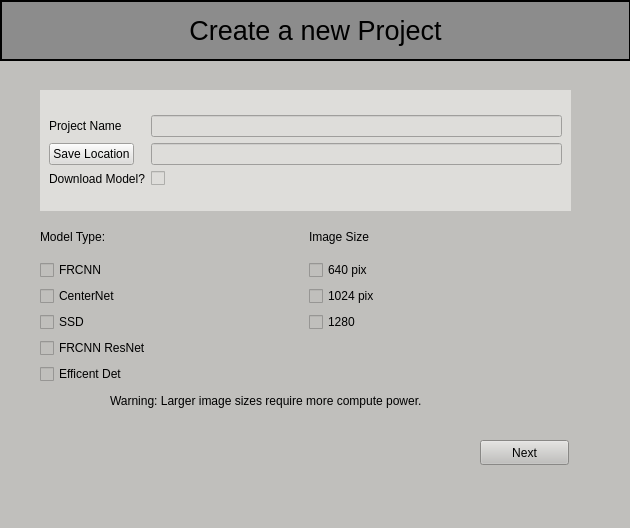
<?xml version="1.0" encoding="UTF-8"?>
<ui version="4.0">
 <class>Dialog</class>
 <widget class="QDialog" name="Dialog">
  <property name="geometry">
   <rect>
    <x>0</x>
    <y>0</y>
    <width>630</width>
    <height>528</height>
   </rect>
  </property>
  <property name="windowTitle">
   <string>Dialog</string>
  </property>
  <property name="styleSheet">
   <string notr="true">background-color: rgb(192, 191, 188);</string>
  </property>
  <widget class="QLabel" name="label">
   <property name="geometry">
    <rect>
     <x>0</x>
     <y>0</y>
     <width>631</width>
     <height>61</height>
    </rect>
   </property>
   <property name="font">
    <font>
     <pointsize>20</pointsize>
    </font>
   </property>
   <property name="styleSheet">
    <string notr="true">background-color: rgb(140, 140, 140);
border: 2px solid black;</string>
   </property>
   <property name="text">
    <string>Create a new Project</string>
   </property>
   <property name="alignment">
    <set>Qt::AlignCenter</set>
   </property>
  </widget>
  <widget class="Line" name="line">
   <property name="geometry">
    <rect>
     <x>30</x>
     <y>180</y>
     <width>531</width>
     <height>20</height>
    </rect>
   </property>
   <property name="orientation">
    <enum>Qt::Horizontal</enum>
   </property>
  </widget>
  <widget class="QLabel" name="label_5">
   <property name="geometry">
    <rect>
     <x>270</x>
     <y>210</y>
     <width>111</width>
     <height>41</height>
    </rect>
   </property>
   <property name="font">
    <font>
     <pointsize>18</pointsize>
    </font>
   </property>
   <property name="text">
    <string>Models</string>
   </property>
  </widget>
  <widget class="QPushButton" name="createbtn">
   <property name="geometry">
    <rect>
     <x>480</x>
     <y>430</y>
     <width>89</width>
     <height>25</height>
    </rect>
   </property>
   <property name="text">
    <string>Create</string>
   </property>
  </widget>
  <widget class="QLabel" name="errortext">
   <property name="geometry">
    <rect>
     <x>50</x>
     <y>430</y>
     <width>67</width>
     <height>17</height>
    </rect>
   </property>
   <property name="text">
    <string>Status: </string>
   </property>
  </widget>
  <widget class="QStackedWidget" name="stackedWidget">
   <property name="geometry">
    <rect>
     <x>30</x>
     <y>70</y>
     <width>561</width>
     <height>411</height>
    </rect>
   </property>
   <widget class="QWidget" name="createProjPage1">
    <widget class="QWidget" name="widget" native="true">
     <property name="geometry">
      <rect>
       <x>0</x>
       <y>0</y>
       <width>551</width>
       <height>411</height>
      </rect>
     </property>
     <widget class="QFrame" name="formFrame">
      <property name="geometry">
       <rect>
        <x>10</x>
        <y>20</y>
        <width>531</width>
        <height>121</height>
       </rect>
      </property>
      <property name="styleSheet">
       <string notr="true">background-color: rgb(222, 221, 218);</string>
      </property>
      <layout class="QFormLayout" name="formLayout">
       <item row="1" column="0">
        <widget class="QLabel" name="label_2">
         <property name="text">
          <string>Project Name</string>
         </property>
        </widget>
       </item>
       <item row="1" column="1">
        <widget class="QLineEdit" name="projectname"/>
       </item>
       <item row="2" column="1">
        <widget class="QLineEdit" name="savelocation"/>
       </item>
       <item row="3" column="0">
        <widget class="QLabel" name="label_4">
         <property name="text">
          <string>Download Model?</string>
         </property>
        </widget>
       </item>
       <item row="3" column="1">
        <widget class="QCheckBox" name="downloadcheck">
         <property name="text">
          <string/>
         </property>
        </widget>
       </item>
       <item row="0" column="1">
        <spacer name="verticalSpacer_3">
         <property name="orientation">
          <enum>Qt::Vertical</enum>
         </property>
         <property name="sizeHint" stdset="0">
          <size>
           <width>20</width>
           <height>40</height>
          </size>
         </property>
        </spacer>
       </item>
       <item row="4" column="1">
        <spacer name="verticalSpacer_4">
         <property name="orientation">
          <enum>Qt::Vertical</enum>
         </property>
         <property name="sizeHint" stdset="0">
          <size>
           <width>20</width>
           <height>40</height>
          </size>
         </property>
        </spacer>
       </item>
       <item row="2" column="0">
        <widget class="QPushButton" name="savelocbtn">
         <property name="text">
          <string>Save Location</string>
         </property>
        </widget>
       </item>
      </layout>
     </widget>
     <widget class="QWidget" name="gridLayoutWidget">
      <property name="geometry">
       <rect>
        <x>10</x>
        <y>150</y>
        <width>531</width>
        <height>164</height>
       </rect>
      </property>
      <layout class="QGridLayout" name="gridLayout">
       <item row="3" column="0">
        <widget class="QCheckBox" name="ssdcheck">
         <property name="text">
          <string>SSD</string>
         </property>
        </widget>
       </item>
       <item row="5" column="0">
        <widget class="QCheckBox" name="effDetCheck">
         <property name="text">
          <string>Efficent Det</string>
         </property>
        </widget>
       </item>
       <item row="1" column="0">
        <widget class="QCheckBox" name="frcnncheck">
         <property name="text">
          <string>FRCNN</string>
         </property>
        </widget>
       </item>
       <item row="2" column="0">
        <widget class="QCheckBox" name="centercheck">
         <property name="text">
          <string>CenterNet</string>
         </property>
        </widget>
       </item>
       <item row="4" column="0">
        <widget class="QCheckBox" name="frcnnrescheck">
         <property name="text">
          <string>FRCNN ResNet</string>
         </property>
        </widget>
       </item>
       <item row="0" column="0">
        <widget class="QLabel" name="label_6">
         <property name="text">
          <string>Model Type: </string>
         </property>
        </widget>
       </item>
       <item row="0" column="3">
        <widget class="QLabel" name="label_3">
         <property name="text">
          <string>Image Size</string>
         </property>
        </widget>
       </item>
       <item row="1" column="3">
        <widget class="QCheckBox" name="smallimagecheck">
         <property name="text">
          <string>640 pix</string>
         </property>
        </widget>
       </item>
       <item row="2" column="3">
        <widget class="QCheckBox" name="largeimagecheck">
         <property name="text">
          <string>1024 pix</string>
         </property>
        </widget>
       </item>
       <item row="3" column="3">
        <widget class="QCheckBox" name="xLarge_image">
         <property name="text">
          <string>1280</string>
         </property>
        </widget>
       </item>
      </layout>
     </widget>
     <widget class="QLabel" name="label_7">
      <property name="geometry">
       <rect>
        <x>80</x>
        <y>320</y>
        <width>471</width>
        <height>21</height>
       </rect>
      </property>
      <property name="text">
       <string>Warning: Larger image sizes require more compute power.</string>
      </property>
     </widget>
     <widget class="QPushButton" name="newProjNextPg">
      <property name="geometry">
       <rect>
        <x>450</x>
        <y>370</y>
        <width>89</width>
        <height>25</height>
       </rect>
      </property>
      <property name="text">
       <string>Next</string>
      </property>
     </widget>
    </widget>
   </widget>
   <widget class="QWidget" name="createProjPage2">
    <widget class="QWidget" name="formLayoutWidget">
     <property name="geometry">
      <rect>
       <x>220</x>
       <y>20</y>
       <width>321</width>
       <height>340</height>
      </rect>
     </property>
     <layout class="QFormLayout" name="formLayout_2">
      <item row="0" column="1">
       <widget class="QLabel" name="label_9">
        <property name="text">
         <string>Annotations</string>
        </property>
       </widget>
      </item>
      <item row="1" column="1">
       <widget class="QPushButton" name="addAnnots">
        <property name="text">
         <string>Add</string>
        </property>
       </widget>
      </item>
      <item row="2" column="1">
       <widget class="QLineEdit" name="annots"/>
      </item>
      <item row="3" column="1">
       <spacer name="verticalSpacer">
        <property name="orientation">
         <enum>Qt::Vertical</enum>
        </property>
        <property name="sizeHint" stdset="0">
         <size>
          <width>20</width>
          <height>40</height>
         </size>
        </property>
       </spacer>
      </item>
      <item row="4" column="1">
       <widget class="Line" name="line_2">
        <property name="orientation">
         <enum>Qt::Horizontal</enum>
        </property>
       </widget>
      </item>
      <item row="5" column="1">
       <widget class="QLabel" name="label_12">
        <property name="text">
         <string>Controlled Split</string>
        </property>
        <property name="alignment">
         <set>Qt::AlignCenter</set>
        </property>
       </widget>
      </item>
      <item row="6" column="1">
       <spacer name="verticalSpacer_2">
        <property name="orientation">
         <enum>Qt::Vertical</enum>
        </property>
        <property name="sizeHint" stdset="0">
         <size>
          <width>20</width>
          <height>40</height>
         </size>
        </property>
       </spacer>
      </item>
      <item row="7" column="1">
       <widget class="QLabel" name="label_10">
        <property name="text">
         <string>Test Annotations</string>
        </property>
       </widget>
      </item>
      <item row="9" column="1">
       <widget class="QLineEdit" name="testAnnots"/>
      </item>
      <item row="10" column="1">
       <widget class="QLabel" name="label_11">
        <property name="text">
         <string>Train Annotations</string>
        </property>
       </widget>
      </item>
      <item row="12" column="1">
       <widget class="QLineEdit" name="trainAnnots"/>
      </item>
      <item row="8" column="1">
       <widget class="QPushButton" name="addTestAnnots">
        <property name="text">
         <string>Add</string>
        </property>
       </widget>
      </item>
      <item row="11" column="1">
       <widget class="QPushButton" name="addTrainAnnots">
        <property name="text">
         <string>Add</string>
        </property>
       </widget>
      </item>
     </layout>
    </widget>
    <widget class="QPushButton" name="nextPage2">
     <property name="geometry">
      <rect>
       <x>450</x>
       <y>380</y>
       <width>89</width>
       <height>25</height>
      </rect>
     </property>
     <property name="text">
      <string>Next</string>
     </property>
    </widget>
    <widget class="QPushButton" name="addImages">
     <property name="geometry">
      <rect>
       <x>60</x>
       <y>40</y>
       <width>80</width>
       <height>25</height>
      </rect>
     </property>
     <property name="text">
      <string>Add</string>
     </property>
    </widget>
    <widget class="QLabel" name="label_8">
     <property name="geometry">
      <rect>
       <x>80</x>
       <y>20</y>
       <width>49</width>
       <height>17</height>
      </rect>
     </property>
     <property name="text">
      <string>Images</string>
     </property>
    </widget>
    <widget class="QTableWidget" name="imagesTable">
     <property name="geometry">
      <rect>
       <x>0</x>
       <y>70</y>
       <width>201</width>
       <height>261</height>
      </rect>
     </property>
     <column>
      <property name="text">
       <string>Images</string>
      </property>
     </column>
    </widget>
    <widget class="QWidget" name="horizontalLayoutWidget">
     <property name="geometry">
      <rect>
       <x>20</x>
       <y>340</y>
       <width>161</width>
       <height>31</height>
      </rect>
     </property>
     <layout class="QHBoxLayout" name="horizontalLayout">
      <item>
       <widget class="QLineEdit" name="imageReSize"/>
      </item>
      <item>
       <widget class="QPushButton" name="resize_btn">
        <property name="text">
         <string>Resize</string>
        </property>
       </widget>
      </item>
     </layout>
    </widget>
   </widget>
   <widget class="QWidget" name="createProjPage3">
    <widget class="QWidget" name="verticalLayoutWidget">
     <property name="geometry">
      <rect>
       <x>10</x>
       <y>20</y>
       <width>301</width>
       <height>181</height>
      </rect>
     </property>
     <layout class="QVBoxLayout" name="verticalLayout">
      <item>
       <widget class="QLabel" name="label_13">
        <property name="text">
         <string>Enter Object Lables followed by &quot;,&quot;. </string>
        </property>
       </widget>
      </item>
      <item>
       <widget class="QLineEdit" name="lables"/>
      </item>
      <item>
       <widget class="QLabel" name="label_14">
        <property name="text">
         <string>Example: Dog, Cat, Gofer, Turtle</string>
        </property>
       </widget>
      </item>
      <item>
       <widget class="QPushButton" name="confirmLablesBtn">
        <property name="text">
         <string>Confirm</string>
        </property>
       </widget>
      </item>
     </layout>
    </widget>
    <widget class="QTableWidget" name="lablesTable">
     <property name="geometry">
      <rect>
       <x>330</x>
       <y>20</y>
       <width>181</width>
       <height>181</height>
      </rect>
     </property>
     <column>
      <property name="text">
       <string>Object</string>
      </property>
     </column>
    </widget>
    <widget class="QPushButton" name="completeProjCreate">
     <property name="geometry">
      <rect>
       <x>200</x>
       <y>230</y>
       <width>181</width>
       <height>41</height>
      </rect>
     </property>
     <property name="text">
      <string>Finish</string>
     </property>
    </widget>
   </widget>
   <widget class="QWidget" name="createProjPage4">
    <widget class="QLabel" name="label_15">
     <property name="geometry">
      <rect>
       <x>180</x>
       <y>110</y>
       <width>281</width>
       <height>71</height>
      </rect>
     </property>
     <property name="font">
      <font>
       <pointsize>16</pointsize>
       <weight>75</weight>
       <bold>true</bold>
      </font>
     </property>
     <property name="text">
      <string>Model Downloading...</string>
     </property>
    </widget>
    <widget class="Line" name="line_3">
     <property name="geometry">
      <rect>
       <x>110</x>
       <y>163</y>
       <width>321</width>
       <height>20</height>
      </rect>
     </property>
     <property name="orientation">
      <enum>Qt::Horizontal</enum>
     </property>
    </widget>
    <widget class="QLabel" name="label_16">
     <property name="geometry">
      <rect>
       <x>170</x>
       <y>180</y>
       <width>291</width>
       <height>31</height>
      </rect>
     </property>
     <property name="text">
      <string> Please wait for model to download and extract. </string>
     </property>
    </widget>
    <widget class="QLabel" name="label_17">
     <property name="geometry">
      <rect>
       <x>200</x>
       <y>210</y>
       <width>211</width>
       <height>16</height>
      </rect>
     </property>
     <property name="text">
      <string>This window will close once complete</string>
     </property>
    </widget>
   </widget>
  </widget>
 </widget>
 <resources/>
 <connections/>
</ui>
